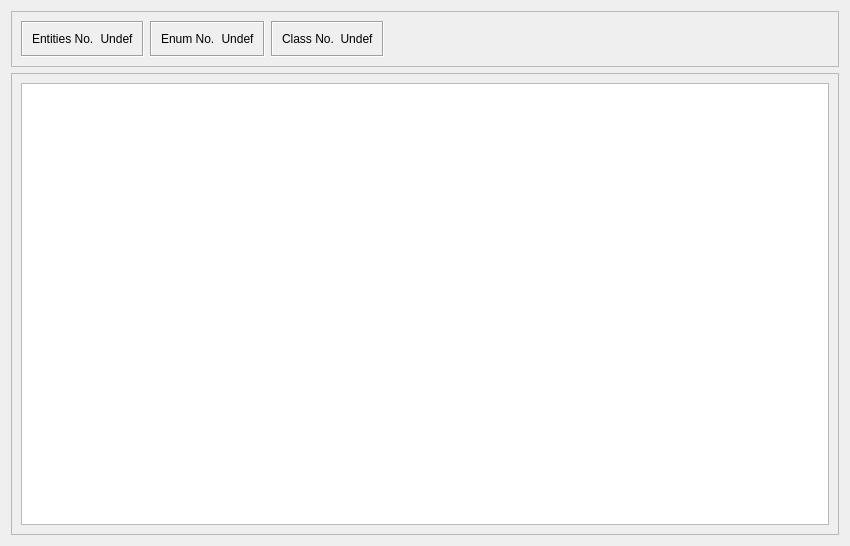
<?xml version="1.0" encoding="UTF-8"?>
<ui version="4.0">
 <class>blz_toolkit_model_tab</class>
 <widget class="QWidget" name="blz_toolkit_model_tab">
  <property name="geometry">
   <rect>
    <x>0</x>
    <y>0</y>
    <width>850</width>
    <height>546</height>
   </rect>
  </property>
  <property name="windowTitle">
   <string>Form</string>
  </property>
  <property name="windowIcon">
   <iconset resource="blz_toolkit_prj_res.qrc">
    <normaloff>:/icon/icons/forward.png</normaloff>:/icon/icons/forward.png</iconset>
  </property>
  <layout class="QVBoxLayout" name="verticalLayout">
   <item>
    <widget class="QFrame" name="blz_model_top_frame">
     <property name="sizePolicy">
      <sizepolicy hsizetype="Preferred" vsizetype="Fixed">
       <horstretch>0</horstretch>
       <verstretch>0</verstretch>
      </sizepolicy>
     </property>
     <property name="frameShape">
      <enum>QFrame::StyledPanel</enum>
     </property>
     <property name="frameShadow">
      <enum>QFrame::Raised</enum>
     </property>
     <layout class="QHBoxLayout" name="horizontalLayout">
      <item>
       <widget class="QFrame" name="conn_status_frame">
        <property name="frameShape">
         <enum>QFrame::Box</enum>
        </property>
        <property name="frameShadow">
         <enum>QFrame::Sunken</enum>
        </property>
        <layout class="QHBoxLayout" name="horizontalLayout_3">
         <item>
          <layout class="QHBoxLayout" name="horizontalLayout_2">
           <item>
            <widget class="QLabel" name="conn_status_label">
             <property name="text">
              <string>Entities No.</string>
             </property>
            </widget>
           </item>
           <item>
            <widget class="QLabel" name="entities_no_label_disp">
             <property name="styleSheet">
              <string notr="true">background-color : light grey; color : black;</string>
             </property>
             <property name="text">
              <string>Undef</string>
             </property>
             <property name="alignment">
              <set>Qt::AlignCenter</set>
             </property>
            </widget>
           </item>
          </layout>
         </item>
        </layout>
       </widget>
      </item>
      <item>
       <widget class="QFrame" name="conn_status_frame_5">
        <property name="frameShape">
         <enum>QFrame::Box</enum>
        </property>
        <property name="frameShadow">
         <enum>QFrame::Sunken</enum>
        </property>
        <layout class="QHBoxLayout" name="horizontalLayout_12">
         <item>
          <layout class="QHBoxLayout" name="horizontalLayout_13">
           <item>
            <widget class="QLabel" name="last_sock_err">
             <property name="text">
              <string>Enum No.</string>
             </property>
            </widget>
           </item>
           <item>
            <widget class="QLabel" name="enum_no_label_disp">
             <property name="styleSheet">
              <string notr="true">background-color : light grey; color : black;</string>
             </property>
             <property name="text">
              <string>Undef</string>
             </property>
             <property name="alignment">
              <set>Qt::AlignCenter</set>
             </property>
            </widget>
           </item>
          </layout>
         </item>
        </layout>
       </widget>
      </item>
      <item>
       <widget class="QFrame" name="conn_status_frame_3">
        <property name="frameShape">
         <enum>QFrame::Box</enum>
        </property>
        <property name="frameShadow">
         <enum>QFrame::Sunken</enum>
        </property>
        <layout class="QHBoxLayout" name="horizontalLayout_8">
         <item>
          <layout class="QHBoxLayout" name="horizontalLayout_9">
           <item>
            <widget class="QLabel" name="host_label">
             <property name="text">
              <string>Class No.</string>
             </property>
            </widget>
           </item>
           <item>
            <widget class="QLabel" name="class_no_label_disp">
             <property name="styleSheet">
              <string notr="true">background-color : light grey; color : black;</string>
             </property>
             <property name="text">
              <string>Undef</string>
             </property>
             <property name="alignment">
              <set>Qt::AlignCenter</set>
             </property>
            </widget>
           </item>
          </layout>
         </item>
        </layout>
       </widget>
      </item>
      <item>
       <spacer name="horizontalSpacer">
        <property name="orientation">
         <enum>Qt::Horizontal</enum>
        </property>
        <property name="sizeHint" stdset="0">
         <size>
          <width>40</width>
          <height>20</height>
         </size>
        </property>
       </spacer>
      </item>
     </layout>
    </widget>
   </item>
   <item>
    <widget class="QFrame" name="frame_2">
     <property name="frameShape">
      <enum>QFrame::StyledPanel</enum>
     </property>
     <property name="frameShadow">
      <enum>QFrame::Raised</enum>
     </property>
     <layout class="QVBoxLayout" name="verticalLayout_3">
      <item>
       <layout class="QHBoxLayout" name="horizontalLayout_15">
        <item>
         <widget class="QTreeView" name="peer_model_tree_main_view">
          <property name="alternatingRowColors">
           <bool>true</bool>
          </property>
          <property name="sortingEnabled">
           <bool>true</bool>
          </property>
         </widget>
        </item>
       </layout>
      </item>
     </layout>
    </widget>
   </item>
  </layout>
 </widget>
 <resources>
  <include location="blz_toolkit_prj_res.qrc"/>
 </resources>
 <connections/>
</ui>
